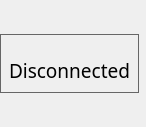
<?xml version="1.0" encoding="UTF-8"?>
<ui version="4.0">
 <class>Dialog</class>
 <widget class="QDialog" name="Dialog">
  <property name="geometry">
   <rect>
    <x>0</x>
    <y>0</y>
    <width>146</width>
    <height>127</height>
   </rect>
  </property>
  <property name="windowTitle">
   <string>Dialog</string>
  </property>
  <layout class="QVBoxLayout" name="verticalLayout_2">
   <property name="spacing">
    <number>0</number>
   </property>
   <property name="leftMargin">
    <number>0</number>
   </property>
   <property name="topMargin">
    <number>0</number>
   </property>
   <property name="rightMargin">
    <number>0</number>
   </property>
   <property name="bottomMargin">
    <number>0</number>
   </property>
   <item>
    <widget class="QWidget" name="container" native="true">
     <property name="styleSheet">
      <string notr="true">border: 1px solid #666666;</string>
     </property>
     <layout class="QVBoxLayout" name="verticalLayout">
      <property name="spacing">
       <number>0</number>
      </property>
      <property name="sizeConstraint">
       <enum>QLayout::SetFixedSize</enum>
      </property>
      <item>
       <widget class="QLabel" name="icon">
        <property name="sizePolicy">
         <sizepolicy hsizetype="Maximum" vsizetype="Maximum">
          <horstretch>0</horstretch>
          <verstretch>0</verstretch>
         </sizepolicy>
        </property>
        <property name="maximumSize">
         <size>
          <width>128</width>
          <height>84</height>
         </size>
        </property>
        <property name="styleSheet">
         <string notr="true">border: none;</string>
        </property>
        <property name="text">
         <string/>
        </property>
        <property name="pixmap">
         <pixmap>img/disconnected.png</pixmap>
        </property>
        <property name="scaledContents">
         <bool>true</bool>
        </property>
       </widget>
      </item>
      <item>
       <widget class="QLabel" name="msg">
        <property name="font">
         <font>
          <family>Source Sans Pro</family>
          <pointsize>14</pointsize>
         </font>
        </property>
        <property name="styleSheet">
         <string notr="true">border: none;</string>
        </property>
        <property name="text">
         <string>Disconnected</string>
        </property>
        <property name="alignment">
         <set>Qt::AlignCenter</set>
        </property>
       </widget>
      </item>
     </layout>
    </widget>
   </item>
  </layout>
 </widget>
 <resources/>
 <connections/>
</ui>
